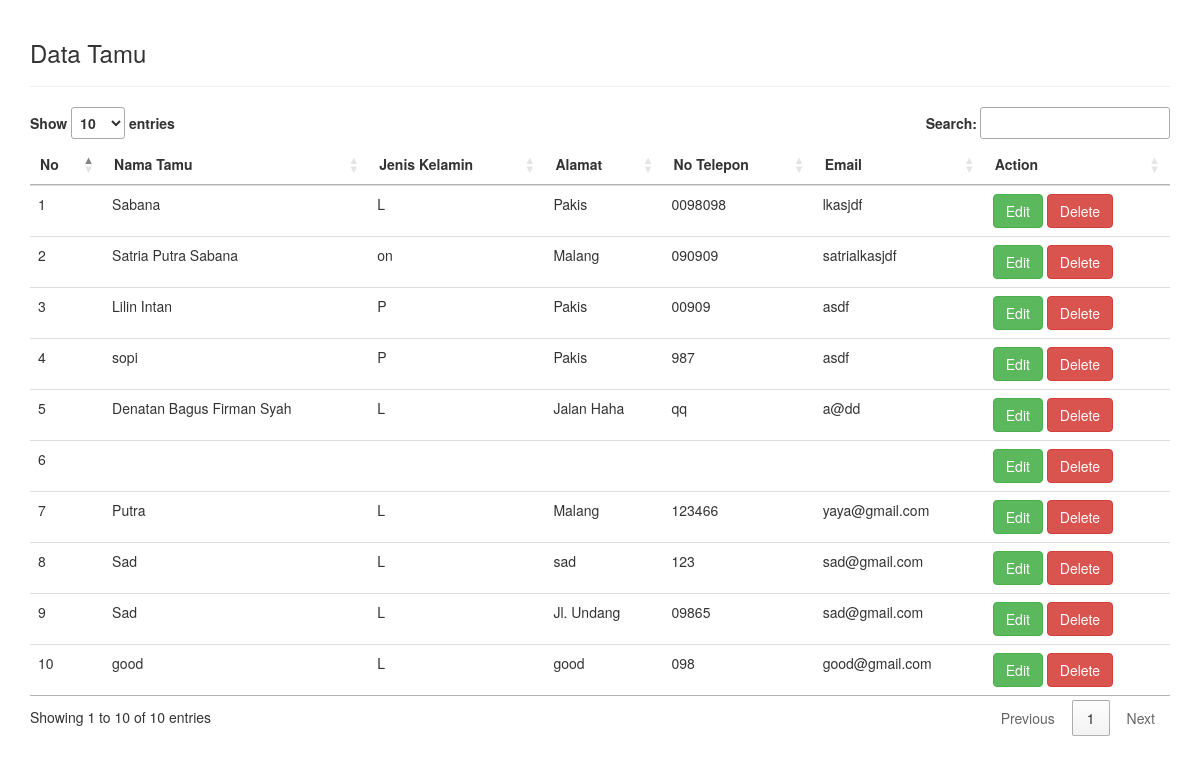
Screenshot of /admin/showTamu.php with the database file from the repository.
### tables this page shows
CREATE TABLE `tb_tamu` (
  `id_tamu` int(25) NOT NULL,
  `level` int(25) NOT NULL DEFAULT '0',
  `nama_tamu` varchar(25) NOT NULL,
  `username` varchar(25) NOT NULL,
  `password` varchar(25) NOT NULL,
  `jk` varchar(25) NOT NULL,
  `alamat` varchar(25) NOT NULL,
  `no_tlp` varchar(25) NOT NULL,
  `email` varchar(25) NOT NULL,
  `flag` int(1) DEFAULT '1'
);

### admin/showTamu.php (the view, shortened to what this page needs)
<!DOCTYPE html>
<html lang="en">
<head>
<link rel="stylesheet" type="text/css" href="//cdn.datatables.net/1.10.11/css/jquery.dataTables.min.css">
<link rel="stylesheet" href="https://maxcdn.bootstrapcdn.com/bootstrap/3.3.7/css/bootstrap.min.css">
</head>
<body>
<?php
    include 'helper/connection.php';
?>
<div class="container" style="padding-top: 20px; padding-bottom: 20px;">
    <h3>Data Tamu</h3>
<hr>
<table class="table table-stripped table-hover datatab" align="center">
    <thead>
        <tr>
            <th>No</th>
            <th>Nama Tamu</th>
            <th>Jenis Kelamin</th>
            <th>Alamat</th>
            <th>No Telepon</th>
            <th>Email</th>
            <th>Action</th>
        </tr>
    </thead>
<tbody>
<?php
    $sql = "select * from tb_tamu where flag = 1";
    $query = mysqli_query($con, $sql);
    $no = 1;
    while ($data = mysqli_fetch_assoc($query)){
?>
<tr>
    <td><?php echo $no++; ?></td>
    <td><?php echo $data['nama_tamu']; ?></td>
    <td><?php echo $data['jk']; ?></td>
    <td><?php echo $data['alamat']; ?></td>
    <td><?php echo $data['no_tlp']; ?></td>
    <td><?php echo $data['email']; ?></td>
    <td>
    <a href="#" type="button" class="btn btn-success btn-md" data-toggle="modal" data-target="#myModal<?php echo $data['id_tamu']; ?>">Edit</a>
    <?php
        $id_tamu = $data["id_tamu"];
        echo "<a href='proses/deleteTamu.php?id=$id_tamu' class='btn btn-danger'>Delete</a>";
    ?>
    </td>
</tr>
<?php
    }
?>
</tbody>
</table>
</div>
</body>
</html>

### rows the page displays
tb_tamu: nama_tamu "Sabana", jk "L", alamat "Pakis", no_tlp "0098098", email "lkasjdf"
tb_tamu: nama_tamu "Satria Putra Sabana", jk "on", alamat "Malang", no_tlp "090909", email "satrialkasjdf"
tb_tamu: nama_tamu "Lilin Intan", jk "P", alamat "Pakis", no_tlp "00909", email "asdf"
tb_tamu: nama_tamu "sopi", jk "P", alamat "Pakis", no_tlp "987", email "asdf"
tb_tamu: nama_tamu "Denatan Bagus Firman Syah", jk "L", alamat "Jalan Haha", no_tlp "qq", email "a@dd"
tb_tamu: nama_tamu "Putra", jk "L", alamat "Malang", no_tlp "123466", email "yaya@gmail.com"
tb_tamu: nama_tamu "Sad", jk "L", alamat "sad", no_tlp "123", email "sad@gmail.com"
tb_tamu: nama_tamu "Sad", jk "L", alamat "Jl. Undang", no_tlp "09865", email "sad@gmail.com"
tb_tamu: nama_tamu "good", jk "L", alamat "good", no_tlp "098", email "good@gmail.com"
